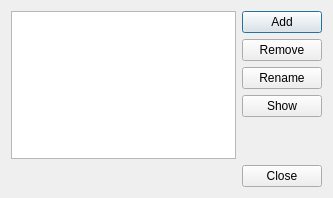
<?xml version="1.0" encoding="UTF-8"?>
<ui version="4.0">
 <class>QgsComposerManagerBase</class>
 <widget class="QDialog" name="QgsComposerManagerBase">
  <property name="geometry">
   <rect>
    <x>0</x>
    <y>0</y>
    <width>333</width>
    <height>198</height>
   </rect>
  </property>
  <property name="windowTitle">
   <string>Composer manager</string>
  </property>
  <layout class="QGridLayout" name="gridLayout">
   <item row="0" column="0" rowspan="5">
    <widget class="QListWidget" name="mComposerListWidget"/>
   </item>
   <item row="0" column="1">
    <widget class="QPushButton" name="mAddButton">
     <property name="text">
      <string>Add</string>
     </property>
    </widget>
   </item>
   <item row="1" column="1">
    <widget class="QPushButton" name="mRemoveButton">
     <property name="text">
      <string>Remove</string>
     </property>
    </widget>
   </item>
   <item row="2" column="1">
    <widget class="QPushButton" name="mRenamePushButton">
     <property name="text">
      <string>Rename</string>
     </property>
    </widget>
   </item>
   <item row="3" column="1">
    <widget class="QPushButton" name="mShowPushButton">
     <property name="text">
      <string>Show</string>
     </property>
    </widget>
   </item>
   <item row="4" column="1">
    <spacer name="verticalSpacer">
     <property name="orientation">
      <enum>Qt::Vertical</enum>
     </property>
     <property name="sizeHint" stdset="0">
      <size>
       <width>20</width>
       <height>50</height>
      </size>
     </property>
    </spacer>
   </item>
   <item row="5" column="0" colspan="2">
    <widget class="QDialogButtonBox" name="mButtonBox">
     <property name="orientation">
      <enum>Qt::Horizontal</enum>
     </property>
     <property name="standardButtons">
      <set>QDialogButtonBox::Close</set>
     </property>
    </widget>
   </item>
  </layout>
 </widget>
 <resources/>
 <connections>
  <connection>
   <sender>mButtonBox</sender>
   <signal>accepted()</signal>
   <receiver>QgsComposerManagerBase</receiver>
   <slot>accept()</slot>
   <hints>
    <hint type="sourcelabel">
     <x>251</x>
     <y>193</y>
    </hint>
    <hint type="destinationlabel">
     <x>157</x>
     <y>274</y>
    </hint>
   </hints>
  </connection>
  <connection>
   <sender>mButtonBox</sender>
   <signal>rejected()</signal>
   <receiver>QgsComposerManagerBase</receiver>
   <slot>reject()</slot>
   <hints>
    <hint type="sourcelabel">
     <x>251</x>
     <y>193</y>
    </hint>
    <hint type="destinationlabel">
     <x>286</x>
     <y>274</y>
    </hint>
   </hints>
  </connection>
 </connections>
</ui>
